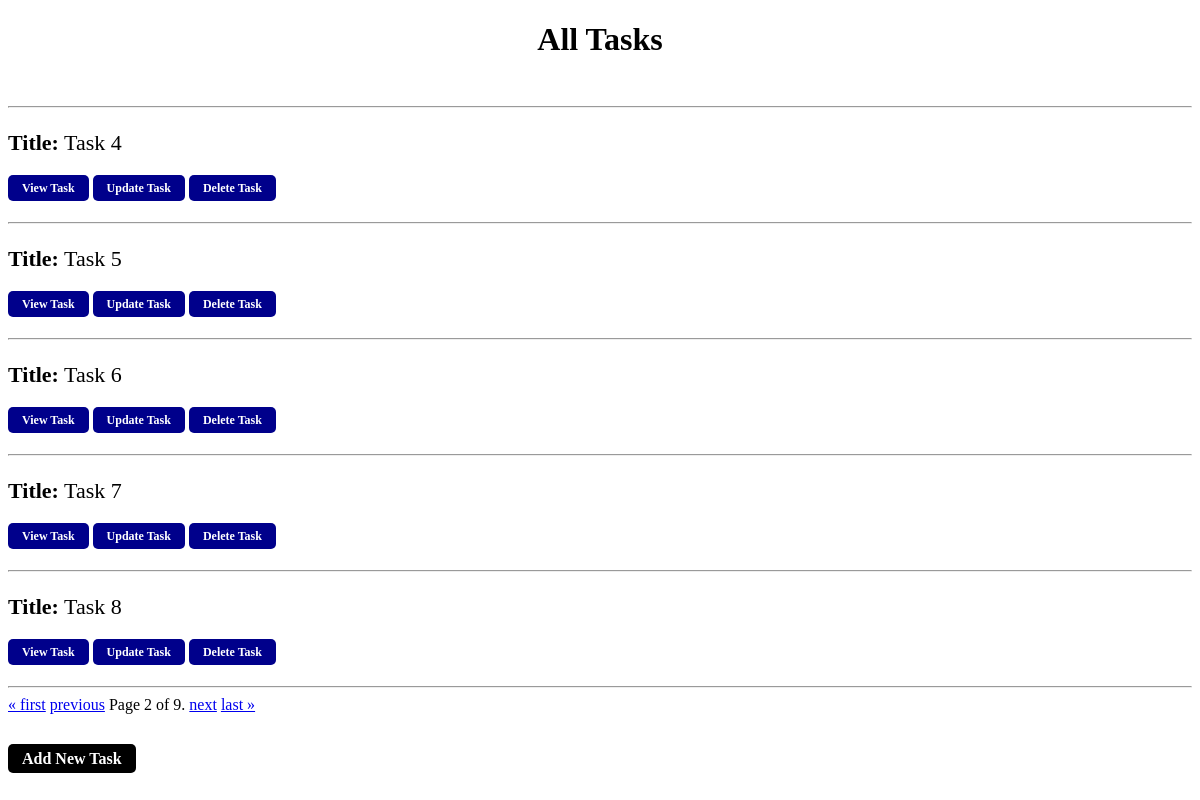
Screenshot of /tasks/?page=2 with the database file from the repository.
### tasks/models.py (models this page shows)
class Task(models.Model):
    user = models.ForeignKey(User, on_delete=models.CASCADE)
    title = models.CharField(max_length=100)
    description = models.TextField()
    status = models.BooleanField(default=False, verbose_name='completed')

### tasks/views.py (the view)
# urls.py: 2. Add a URL to urlpatterns:  path('', views.home, name='home')
def home(request):
    user = User.objects.last()
    tasks = Task.objects.filter(user=user)
    paginator = Paginator(tasks, 5)
    page_number = request.GET.get('page')
    page_obj = paginator.get_page(page_number)
    context = {
        "tasks": page_obj
    }
    return render(request, 'home.html', context)

### templates/tasks/home.html (shortened to what this page needs)
<!DOCTYPE html>
<html lang="en">
  <head>
  </head>
  <body>
    <header>
      <h1 class="header">All Tasks</h1>
    </header>
    <div>
      <br><hr>
      {% for task in tasks %}
      <p class="task_title"><strong>Title:</strong> {{ task.title }}</p>
      <a href="{% url 'view-task' task.id %}" class="button">View Task</a>
      <a href="{% url 'update-task' task.id %}" class="button">Update Task</a>
      <a href="{% url 'delete-task' task.id %}?page={{ tasks.number }}" class="button">Delete Task</a>
      <br><br><hr>
      {% endfor %}
    </div>
    <div class="pagination">
        <span class="step-links">
            {% if tasks.has_previous %}
                <a href="?page=1">&laquo; first</a>
                <a href="?page={{ page_obj.previous_page_number }}">previous</a>
            {% endif %}
            <span class="current">
                Page {{ tasks.number }} of {{ tasks.paginator.num_pages }}.
            </span>
            {% if tasks.has_next %}
                <a href="?page={{ tasks.next_page_number }}">next</a>
                <a href="?page={{ tasks.paginator.num_pages }}">last &raquo;</a>
            {% endif %}
        </span>
    </div>
    <div>
      <br><br>
      <a href="{% url 'add-task' %}" class="button button-add">Add New Task</a>
    </div>
  </body>
</html>

### templates/tasks/home.html (style rules this page uses)
.header { text-align: center; }
.task_title { font-size: 22px; }
.button { padding: 6px 14px; font-weight: bold; font-size: 12px; color: #fff; background-color: darkblue; border: none; border-radius: 5px; text-decoration: none; cursor: pointer; }
.button-add { font-size: 16px; background-color: black; }

### rows the page displays
Task: title "Task 4"
Task: title "Task 5"
Task: title "Task 6"
Task: title "Task 7"
Task: title "Task 8"

### other values shown
{{ tasks.number }} "2"
{{ tasks.paginator.num_pages }} "9"
